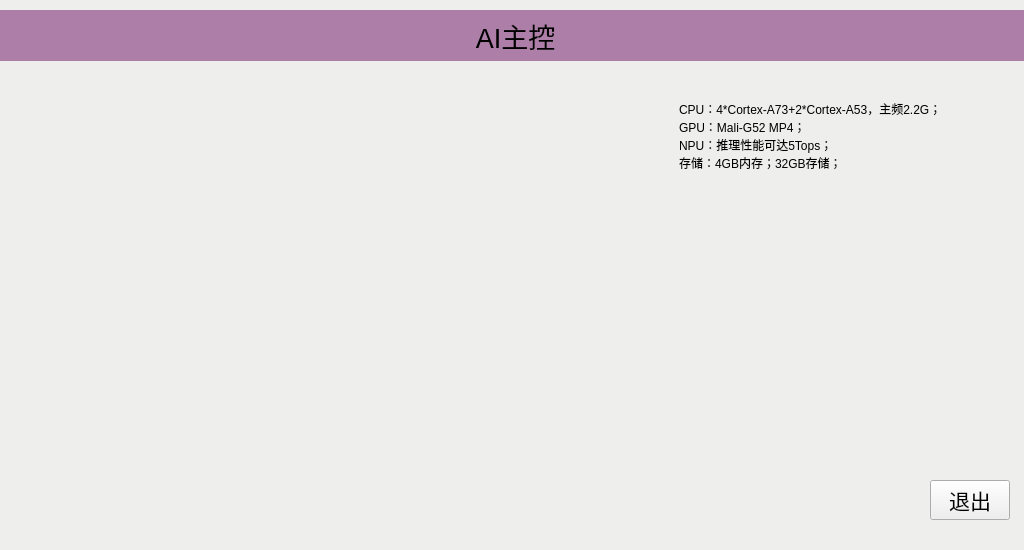
<?xml version="1.0" encoding="UTF-8"?>
<ui version="4.0">
 <class>CoreModule</class>
 <widget class="QWidget" name="CoreModule">
  <property name="geometry">
   <rect>
    <x>0</x>
    <y>0</y>
    <width>1024</width>
    <height>550</height>
   </rect>
  </property>
  <property name="windowTitle">
   <string>Form</string>
  </property>
  <widget class="QPushButton" name="quit">
   <property name="geometry">
    <rect>
     <x>930</x>
     <y>480</y>
     <width>80</width>
     <height>40</height>
    </rect>
   </property>
   <property name="font">
    <font>
     <pointsize>16</pointsize>
    </font>
   </property>
   <property name="text">
    <string>退出</string>
   </property>
  </widget>
  <widget class="QWidget" name="verticalLayoutWidget">
   <property name="geometry">
    <rect>
     <x>10</x>
     <y>70</y>
     <width>641</width>
     <height>451</height>
    </rect>
   </property>
   <layout class="QVBoxLayout" name="verticalLayout">
    <item>
     <widget class="QLabel" name="picture">
      <property name="styleSheet">
       <string notr="true">border-image: url(:/image/res/image/AIBoard.jpg);</string>
      </property>
      <property name="text">
       <string/>
      </property>
     </widget>
    </item>
   </layout>
  </widget>
  <widget class="QLabel" name="label">
   <property name="geometry">
    <rect>
     <x>0</x>
     <y>0</y>
     <width>1024</width>
     <height>550</height>
    </rect>
   </property>
   <property name="styleSheet">
    <string notr="true">background-color: rgb(238, 238, 236);</string>
   </property>
   <property name="text">
    <string/>
   </property>
  </widget>
  <widget class="QLabel" name="AIBoard">
   <property name="geometry">
    <rect>
     <x>0</x>
     <y>10</y>
     <width>1031</width>
     <height>51</height>
    </rect>
   </property>
   <property name="font">
    <font>
     <pointsize>20</pointsize>
    </font>
   </property>
   <property name="styleSheet">
    <string notr="true">background-color: rgb(173, 127, 168);</string>
   </property>
   <property name="text">
    <string>AI主控</string>
   </property>
   <property name="alignment">
    <set>Qt::AlignCenter</set>
   </property>
  </widget>
  <widget class="QWidget" name="verticalLayoutWidget_2">
   <property name="geometry">
    <rect>
     <x>679</x>
     <y>70</y>
     <width>331</width>
     <height>131</height>
    </rect>
   </property>
   <layout class="QVBoxLayout" name="verticalLayout_2">
    <item>
     <widget class="QLabel" name="information">
      <property name="text">
       <string>CPU：4*Cortex-A73+2*Cortex-A53，主频2.2G；
GPU：Mali-G52 MP4；
NPU：推理性能可达5Tops；
存储：4GB内存；32GB存储；</string>
      </property>
     </widget>
    </item>
   </layout>
  </widget>
  <zorder>label</zorder>
  <zorder>splitter</zorder>
  <zorder>horizontalLayoutWidget</zorder>
  <zorder>quit</zorder>
  <zorder>verticalLayoutWidget</zorder>
  <zorder>AIBoard</zorder>
  <zorder>verticalLayoutWidget_2</zorder>
 </widget>
 <resources/>
 <connections/>
</ui>
